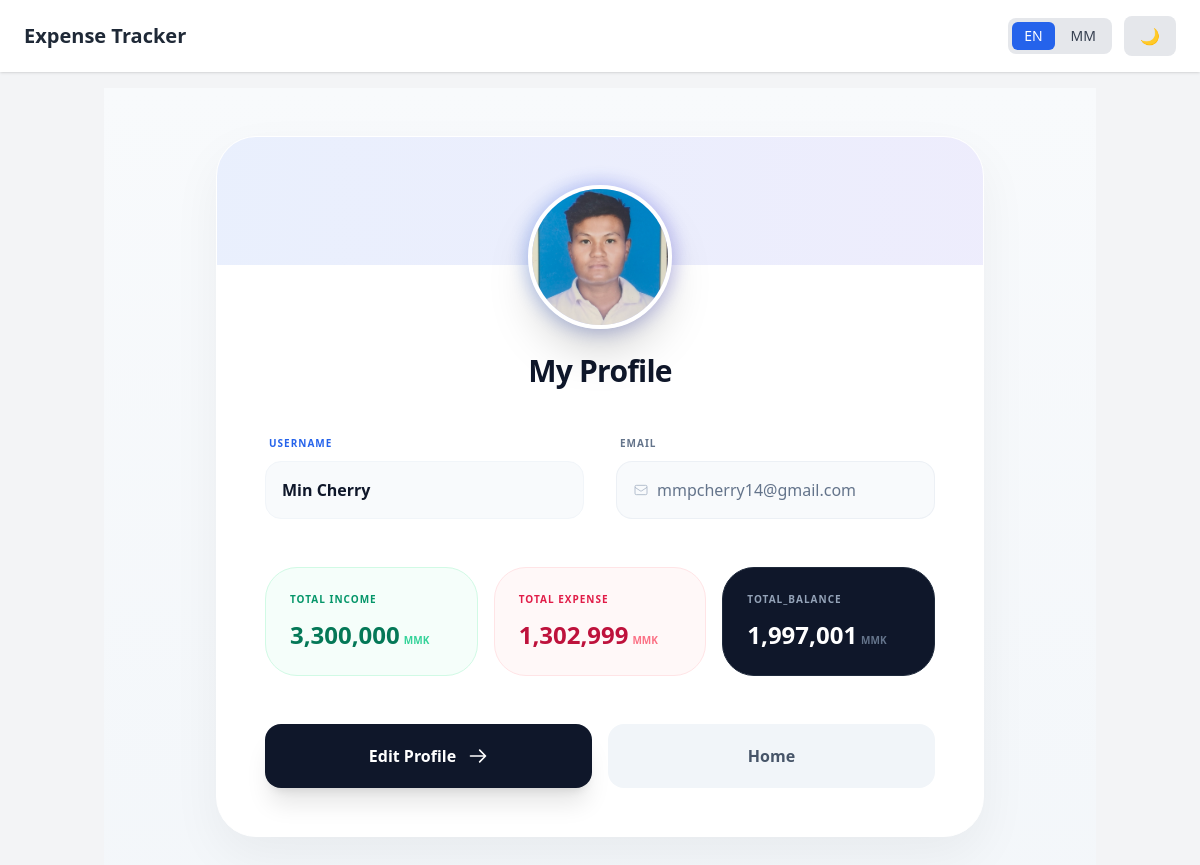
The app's page /profile (signed in) with its own data.
### tables this page shows
CREATE TABLE users(
        id INTEGER PRIMARY KEY AUTOINCREMENT,
        username TEXT UNIQUE NOT NULL,
        email TEXT UNIQUE NOT NULL,
        password TEXT NOT NULL,
        avatar TEXT
        
    );

### app.py (the view)
@app.route("/profile", methods=["GET", "POST"])
def profile():
    if "user_id" not in session:
        return redirect(url_for("login"))
    user_id = session["user_id"]
    conn = sqlite3.connect(DB_NAME)
    conn.row_factory = sqlite3.Row
    cursor = conn.cursor()
    cursor.execute("SELECT username, email, avatar FROM users WHERE id=?", (user_id,))
    user = cursor.fetchone()
    if not user:
        conn.close()
        flash("User not found!", "danger")
        return redirect(url_for("dashboard"))
    cursor.execute("SELECT SUM(amount) as total_income FROM income WHERE user_id=?", (user_id,))
    total_income_row = cursor.fetchone()
    total_income = total_income_row["total_income"] if total_income_row["total_income"] else 0
    cursor.execute("SELECT SUM(amount) as total_expense FROM expenses WHERE user_id=?", (user_id,))
    total_expense_row = cursor.fetchone()
    total_expense = total_expense_row["total_expense"] if total_expense_row["total_expense"] else 0
    balance = total_income - total_expense
    conn.close()
    return render_template(
        "profile.html",
        user=user,
        total_income=total_income,
        total_expense=total_expense,
        balance=balance
    )

### app.py (called while the page is built, shortened)
def t(key, is_user_data=False):
    lang = session.get('language', 'en')
    translated = LANGUAGES.get(lang, LANGUAGES['en']).get(key)
    if translated:
        return translated
    if lang == 'mm' and key:
        try:
            return translator.translate(key, dest='my').text
        except:
            return key
    return key

@app.context_processor
def inject_translate():
    return dict(t=t)

### templates/profile.html (shortened to what this page needs)
{% extends "base.html" %}
{% block content %}
{% set is_mm = (request.cookies.get('language') == 'mm') or (session.get('language') == 'mm') %}
<div class="min-h-screen py-12 px-4 bg-gradient-to-b from-slate-50 to-slate-100 dark:from-slate-950 dark:to-slate-900">
    <div class="max-w-3xl mx-auto">
        <div class="relative overflow-hidden bg-white dark:bg-slate-900 rounded-[2.5rem] shadow-[0_20px_50px_rgba(0,0,0,0.05)] border border-white dark:border-slate-800">
            <div class="relative p-8 md:p-12">
                <div class="flex flex-col items-center mb-10">
                    <div class="relative group mb-6">
                        {% if user[2] %}
                        <img src="{{ url_for('static', filename='uploads/' + user[2]) }}"
                             class="relative w-36 h-36 rounded-full border-4 border-white dark:border-slate-800 object-cover shadow-2xl transition-transform duration-500 group-hover:scale-105" />
                        {% else %}
                        <div class="relative w-36 h-36 rounded-full bg-slate-100 dark:bg-slate-800 flex items-center justify-center border-4 border-white dark:border-slate-800 shadow-xl">
                            <span class="text-4xl font-black text-slate-300">{{ user[0][0]|upper }}</span>
                        </div>
                        {% endif %}
                    </div>
                    <h1 class="text-3xl font-black text-slate-900 dark:text-white tracking-tight text-center">
                        {{ t("user_profile") }}
                    </h1>
                </div>
                <div class="grid grid-cols-1 md:grid-cols-2 gap-8 mb-12">
                    <div class="space-y-2">
                        <label class="text-[10px] font-black text-blue-600 dark:text-blue-400 uppercase tracking-widest ml-1">
                            {{ t("username") }}
                        </label>
                        <div class="w-full bg-slate-50 dark:bg-slate-800/50 border border-slate-100 dark:border-slate-700/50 p-4 rounded-2xl">
                            <span class="text-slate-900 dark:text-slate-100 font-bold">{{ user[0] }}</span>
                        </div>
                    </div>
                    <div class="space-y-2">
                        <label class="text-[10px] font-black text-slate-500 uppercase tracking-widest ml-1">
                            {{ t("email") }}
                        </label>
                        <div class="w-full bg-slate-100/50 dark:bg-slate-800/30 border border-slate-200/50 p-4 rounded-2xl flex items-center gap-2">
                            <svg class="w-4 h-4 text-slate-400" fill="none" stroke="currentColor" viewBox="0 0 24 24"><path d="M3 8l7.89 5.26a2 2 0 002.22 0L21 8M5 19h14a2 2 0 002-2V7a2 2 0 00-2-2H5a2 2 0 00-2 2v10a2 2 0 002 2z"/></svg>
                            <span class="text-slate-500 font-medium truncate">{{ user[1] }}</span>
                        </div>
                    </div>
                </div>
                <div class="grid grid-cols-1 sm:grid-cols-3 gap-4 mb-12">
                    <div class="group bg-emerald-50/50 dark:bg-emerald-900/10 p-6 rounded-[2rem] border border-emerald-100 dark:border-emerald-800/30 transition-all hover:shadow-lg">
                        <span class="block text-[10px] font-black text-emerald-600 dark:text-emerald-400 uppercase tracking-widest mb-3">{{ t("total_income") }}</span>
                        <div class="flex items-baseline gap-1">
                            <span class="text-2xl font-black text-emerald-700 dark:text-emerald-300">{{ "{:,.0f}".format(total_income | default(0)) }}</span>
                            <span class="text-[10px] font-bold text-emerald-400">MMK</span>
                        </div>
                    </div>
                    <div class="group bg-rose-50/50 dark:bg-rose-900/10 p-6 rounded-[2rem] border border-rose-100 dark:border-rose-800/30 transition-all hover:shadow-lg">
                        <span class="block text-[10px] font-black text-rose-600 dark:text-rose-400 uppercase tracking-widest mb-3">{{ t("total_expense") }}</span>
                        <div class="flex items-baseline gap-1">
                            <span class="text-2xl font-black text-rose-700 dark:text-rose-300">{{ "{:,.0f}".format(total_expense | default(0)) }}</span>
                            <span class="text-[10px] font-bold text-rose-400">MMK</span>
                        </div>
                    </div>
                    <div class="group bg-slate-900 dark:bg-slate-800 p-6 rounded-[2rem] border border-slate-800 transition-all hover:shadow-xl hover:shadow-slate-200 dark:hover:shadow-none">
                        <span class="block text-[10px] font-black text-slate-400 uppercase tracking-widest mb-3">{{ t("total_balance") }}</span>
                        <div class="flex items-baseline gap-1">
                            <span class="text-2xl font-black text-white">{{ "{:,.0f}".format(balance | default(0)) }}</span>
                            <span class="text-[10px] font-bold text-slate-500">MMK</span>
                        </div>
                    </div>
                </div>
                <div class="flex flex-col sm:flex-row gap-4">
                    <a href="{{ url_for('edit_profile') }}"
                       class="flex-1 group relative flex items-center justify-center gap-3 bg-slate-900 dark:bg-blue-600 text-white py-5 rounded-2xl font-black shadow-xl hover:bg-blue-600 dark:hover:bg-blue-500 transition-all duration-300 active:scale-95">
                        <span>{{ t("edit_profile") }}</span>
                        <svg class="w-5 h-5 transition-transform group-hover:translate-x-1" fill="none" stroke="currentColor" viewBox="0 0 24 24"><path stroke-linecap="round" stroke-linejoin="round" stroke-width="2" d="M14 5l7 7m0 0l-7 7m7-7H3"/></svg>
                    </a>
                    <a href="{{ url_for('dashboard') }}"
                       class="flex-1 flex items-center justify-center bg-slate-100 dark:bg-slate-800 text-slate-600 dark:text-slate-400 py-5 rounded-2xl font-bold hover:bg-slate-200 dark:hover:bg-slate-700 transition-all active:scale-95">
                        {{ t("cancel_edit") }}
                    </a>
                </div>
            </div>
        </div>
    </div>
</div>
{% endblock %}

### records on screen
users: avatar (picture), username "Min Cherry", email "mmpcherry14@gmail.com"

### other values on screen
{{ t("app_title") }} "Expense Tracker"
{{ t("user_profile") }} "My Profile"
{{ t("username") }} "USERNAME"
{{ t("email") }} "EMAIL"
{{ t("total_income") }} "TOTAL INCOME"
{{ "{:,.0f}".format(total_income | default(0)) }} "3,300,000"
{{ t("total_expense") }} "TOTAL EXPENSE"
{{ "{:,.0f}".format(total_expense | default(0)) }} "1,302,999"
{{ t("total_balance") }} "TOTAL_BALANCE"
{{ "{:,.0f}".format(balance | default(0)) }} "1,997,001"
{{ t("edit_profile") }} "Edit Profile"
{{ t("cancel_edit") }} "Home"
